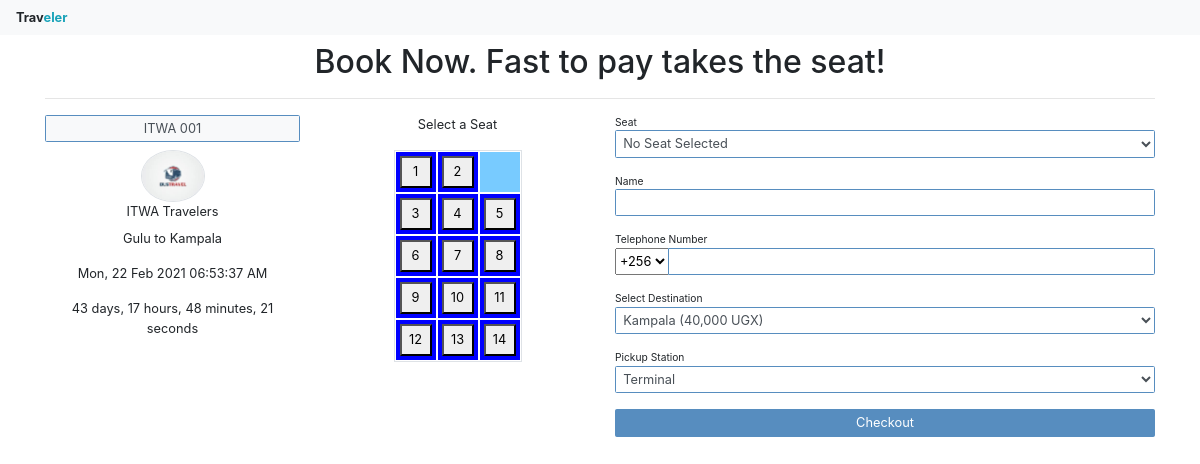
Page /bus/1/passenger on the earlier database version.
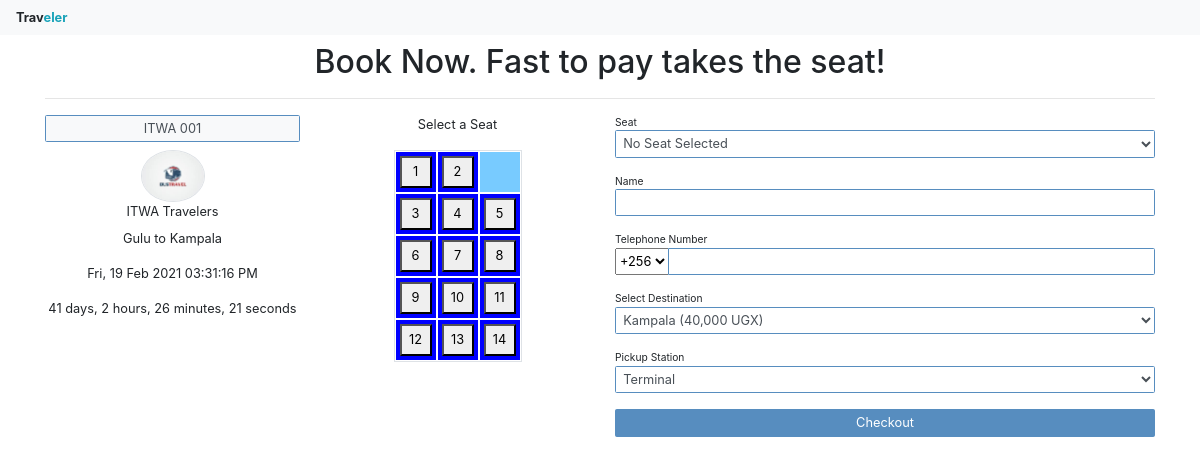
Same page on the later database version.
### app/models/models.py (models this page shows, shortened)
class Bus(db.Model):
    id = db.Column(db.Integer, primary_key=True)
    number = db.Column(db.String(16))
    columns = db.Column(db.Integer)
    rows = db.Column(db.Integer)
    broadcast = db.Column(db.Boolean)
    departure_time = db.Column(db.DateTime)
    schedule_cancelled_reason = db.Column(db.String(1024))
    booking_deadline = db.Column(db.DateTime)
    free_bus_time = db.Column(db.DateTime)
    branch_id = db.Column(db.Integer, db.ForeignKey("branch.id"))
    company_id = db.Column(db.Integer, db.ForeignKey("company.id"))
    status_id = db.Column(db.Integer, db.ForeignKey("status.id"))
    journey_id = db.Column(db.Integer, db.ForeignKey("journey.id"))
    grids = db.relationship("Grid", backref="bus", cascade="delete", lazy="dynamic")
    bookings = db.relationship("Booking", backref="bus")
    payments = db.relationship("Payment", backref="bus")
    def grids_dict(self):
        grids = [grid.grid_dict() for grid in self.grids]
        return json.dumps(grids).replace('"', '')

class Company(db.Model):
    id = db.Column(db.Integer, primary_key=True)
    name = db.Column(db.String(64))
    logo = db.Column(db.String(64))
    branches = db.relationship("Branch", backref="company")
    buses = db.relationship("Bus", backref="company")
    statuses = db.relationship("Status", backref="company")
    payments = db.relationship("Payment", backref="company")
    def __str__(self):
        return self.name

class Journey(db.Model):
    id = db.Column(db.Integer, primary_key=True)
    from_ = db.Column(db.String(64))
    to = db.Column(db.String(64))
    distance = db.Column(db.Float)
    duration = db.Column(db.Float)
    branch_id = db.Column(db.Integer, db.ForeignKey("branch.id"))
    buses = db.relationship("Bus", backref="journey")
    pickups = db.relationship("Pickup", backref="journey")
    pricings = db.relationship("Pricing", backref="journey")
    payments = db.relationship("Payment", backref="journey")
    def __str__(self):
        return f"{self.from_} to {self.to}"

### app/WEB/views/bus.py (the view)
@bus_bp.route("/<int:bus_id>/passenger", methods=["GET"])
def get_passenger_bus(bus_id):
	bus = Bus.query.get(bus_id)
	create_passenger_booking_form_data = None
	if current_user.is_authenticated:
		passenger = current_user.profile
		create_passenger_booking_form_data = CreatePassengerBookingFormData(passenger)
	create_passenger_booking_form = CreatePassengerBookingForm(obj=create_passenger_booking_form_data, bus=bus)
	return render_template("bus/passenger-bus.html", bus=bus, create_passenger_booking_form=create_passenger_booking_form)

### app/WEB/forms/booking.py
class CreatePassengerBookingForm(FlaskForm):
    grid_id = SelectField("Seat", validators=[DataRequired(message='Select a seat')], coerce=int)
    passenger_name = StringField("Name", validators=[DataRequired()])
    pricing_id = SelectField("Select Destination", validators=[DataRequired()], coerce=int)
    telephone_code = SelectField(choices=telephone_code_choices)
    passenger_telephone = StringField("Telephone Number", validators=[DataRequired(), validate_telephone])
    pickup = SelectField("Pickup Station")
    def __init__(self, bus=None, *args, **kwargs):
        super().__init__(*args, **kwargs)
        if bus:
            journey = bus.journey
            pricings = journey.pricings
            pickups = journey.pickups
            grids = bus.grids.filter_by(grid_type=1, booking_id=None)
            self.grid_id.choices = [(0, "No Seat Selected")]+[(grid.id, f"Seat {grid}") for grid in grids]
            self.pricing_id.choices = [(pricing.id, pricing) for pricing in pricings]
            self.pickup.choices = [(pickup.name, pickup.name) for pickup in pickups]

### app/WEB/context_processors.py (called while the page is built)
@app.context_processor
def application():
	return  {
		"HOST": app.config.get("HOST_ADDRESS")
	}

@app.context_processor
def company():
	context = dict()
	if current_user.is_authenticated:
		context["profile"] = current_user.profile
		branch = current_user.profile.branch
		if branch:
			context["branch"] = branch
			context["company"] = branch.company
	return context

### app/WEB/template_filters.py (called while the page is built)
def datetimeformat(value, format='%H:%M / %d-%m-%Y'):
	if isinstance(value, datetime):
		return value.strftime(format)

def currency(value):
	if isinstance(value, int):
		return f'{value:,} {app.config.get("DEFAULT_CURRENCY", "")}'
	return value

### app/models/models.py (called while the page is built)
    def __str__(self):
        return f"{self.stop} ({currency(self.price)})"

    def __str__(self):
        return str(self.number)

    def grid_dict(self):
        return {"id":self.id, "index":self.index, "grid_type":self.grid_type, "number":self.number, "label":self.label, "booking_id":self.booking_id,"booked":bool(self.booking)}

### app/templates/bus/passenger-bus.html (shortened to what this page needs)
{% if current_user.is_authenticated %}
	{% extends 'index/passenger-base.html' %}
{% else %}
	{% extends 'index/home-base.html' %}
{% endif %}
{% block content %}
	<div class="container">
		<h1 class="text-center pt-2">Book Now. Fast to pay takes the seat!</h1>
		<hr>
		<div class="row">
			<div class="col-md-6">
				<div class="row" align="center">
					<div class="col">
						<h3 class="form-control bg-light">{{ bus.number }}</h3>
						<div>
							<img class="img-fluid rounded-circle img-thumbnail p-0" style="width: 4rem;" src="{{url_for('company.get_company_logo', logoname=bus.company.logo)}}" />
						</div>
						<label>{{bus.company}}</label>
						<p>{{bus.journey}}</p>
						<p>{{bus.departure_time|datetimeformat('%a, %d %b %Y %r')}}</p>
						<p id="bookingCountDown" data-stop-time="{{bus.booking_deadline|datetimeformat('%Y-%m-%d %H:%M')}}"></p>
					</div>
					<div class="col">
						<p>Select a Seat</p>
						<div id="grid" class="grid border"></div>
					</div>
				</div>
			</div>
			<div class="col-md-6">
				<form action="{{ url_for('payment.create_payment_checkout', bus_id=bus.id) }}" method="POST">
					{% include 'booking/create-passenger-booking.html' %}
					<div>
			        	<button class="btn btn-block btn-primary">Checkout</button>
			        </div>
				</form>
			</div>
		</div>
	</div>
{% endblock %}

### app/templates/index/home-base.html (shortened to what this page needs)
{% extends 'base.html' %}
{% block body %}
<div class="container-fluid p-0">
	<div class="nav navbar navbar-light bg-light">
		<strong>Trav<span class="text-info">eler</span></strong>
	</div>
	{% block content %}
	{% endblock %}
</div>
{% endblock %}

### app/templates/base.html (shortened to what this page needs)
<html>
	<head>
		<link rel="stylesheet" type="text/css" href="{{ url_for('static', filename='css/bootstrap.min.css') }}">
		<link rel="stylesheet" type="text/css" href="{{ url_for('static', filename='css/cropper.min.css') }}">
		<link rel="stylesheet" type="text/css" href="{{ url_for('static', filename='css/tempusdominus-bootstrap-4.min.css') }}">
		<link rel="stylesheet" type="text/css" href="{{ url_for('static', filename='css/style.css') }}">
		<link rel="stylesheet" type="text/css" href="{{ url_for('static', filename='css/font-awesome.min.css') }}">
	</head>
	<body>
		{% block body %}
		{% endblock %}
	</body>
</html>

### app/templates/booking/create-passenger-booking.html (shortened to what this page needs)
{% from 'helpers.html' import render_string_field, render_telephone_field %}
<div>
    {{ render_string_field(create_passenger_booking_form.grid_id) }}
    {{ render_string_field(create_passenger_booking_form.passenger_name) }}
    {{ render_telephone_field(create_passenger_booking_form.passenger_telephone, code_field=create_passenger_booking_form.telephone_code) }}
    {{ render_string_field(create_passenger_booking_form.pricing_id) }}
    {{ render_string_field(create_passenger_booking_form.pickup) }}
</div>

### app/templates/helpers.html (shortened to what this page needs)
{% macro render_string_field(field) %}
	<div class='form-group'>
		<small>{{field.label.text}}</small>
		{% if field.errors %}
			{{ field(class="form-control is-invalid", **kwargs)|safe }}
			<div class="invalid-feedback">
				{% for error in field.errors %}
					{{ error }}
				{% endfor %}
			</div>
		{% else %}
		{{ field(class="form-control", **kwargs)|safe }}
		{% endif %}
	</div>
{% endmacro %}
{% macro render_telephone_field(field, code_field=None) %}
<div class="form-group">
	<small>{{field.label.text}}</small>
	{% if field.errors %}
		{{ field(class="form-control is-invalid", **kwargs)|safe }}
		<div class="invalid-feedback">
			{% for error in field.errors %}
				{{ error }}
			{% endfor %}
		</div>
	{% else %}
	{% if code_field %}
	<div class="input-group">
		<div class="input-group-prepend">
          	{{ code_field }}
        </div>
        {% endif %}
		{{ field(class="form-control", type="number", min="1", max="999999999", **kwargs)|safe }}
		{% endif %}
	</div>
</div>
{% endmacro %}

### app/static/css/style.css (style rules this page uses)
.grid { position: relative; }

Differences in the rows shown:
changed Bus "ITWA 001": departure_time "Mon, 22 Feb 2021 06:53:37 AM" → "Fri, 19 Feb 2021 03:31:16 PM"
Other differences:
text written by a page script: "43 days, 17 hours, 48 minutes, 21 seconds" → "41 days, 2 hours, 26 minutes, 21 seconds"
